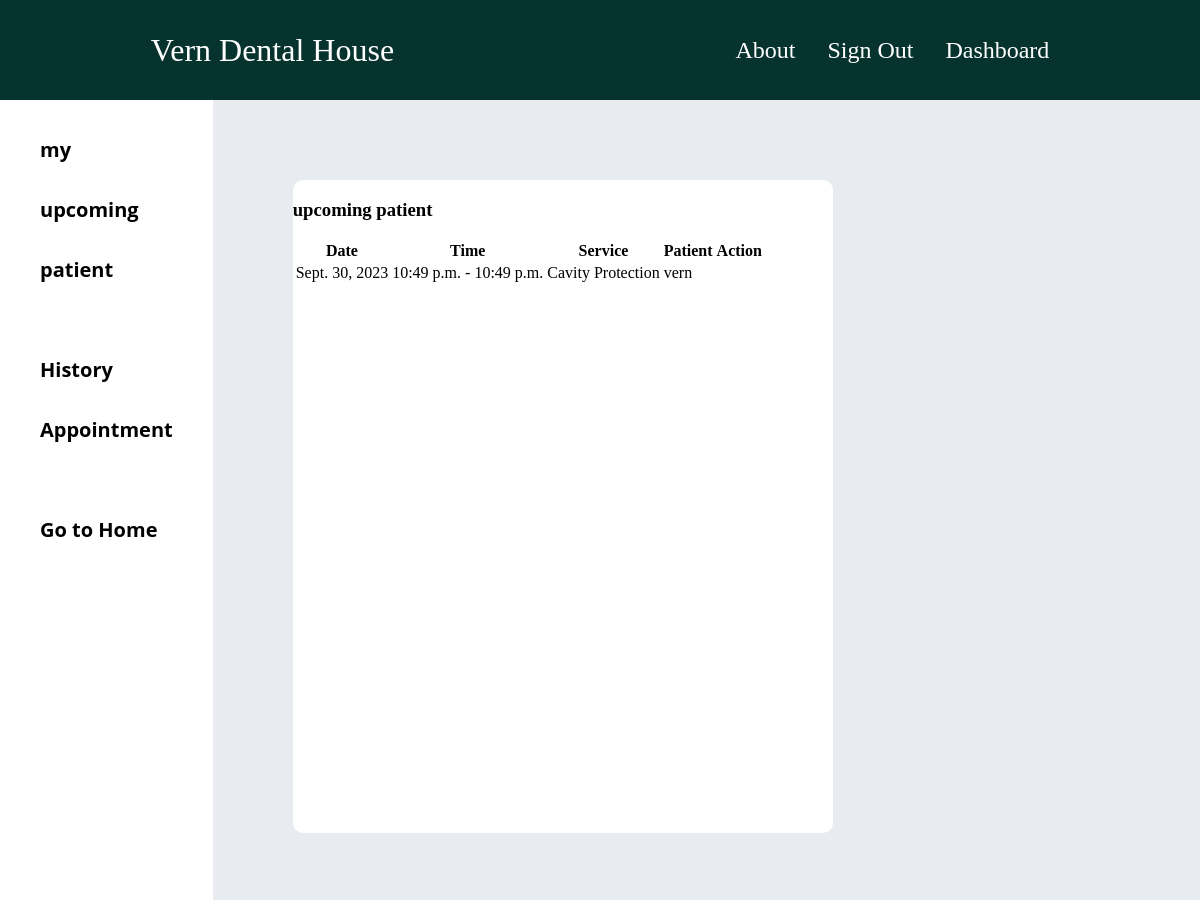
The page /userDoctorAppointment/ (signed in) on the database its author committed.
### userDoctorOperation/models.py (models this page shows)
class Slot(models.Model):
    doctor = models.ForeignKey(Doctor, on_delete=models.CASCADE)
    date = models.DateField()
    startTime = models.TimeField()
    endTime = models.TimeField()
    isBooked = models.BooleanField(default=False)
    patient = models.ForeignKey(get_user_model(), on_delete=models.SET_NULL, null=True, blank=True)
    def __str__(self):
        return f"Slot for {self.doctor} on {self.date} from {self.startTime} to {self.endTime}"

class Doctor(models.Model):
    user = models.OneToOneField(User, on_delete=models.CASCADE)
    specialties = models.ManyToManyField(DentalService, related_name='specialties')
    def __str__(self):
        return self.user.username

### base/models.py (models this page shows)
class DentalService(models.Model):
    name = models.CharField(max_length=100)
    image=models.ImageField(upload_to='services/images')
    def __str__(self):
        return self.name

### dashboard/views.py (the view)
# urls.py: path('userDoctorAppointment/',userDoctorAppointment,name='userDoctorAppointment'),
def userDoctorAppointment(request):
    page = 'userDoctorAppointment'
    user = request.user
    if user.userprofile.userType == 'doctor':
        appointments = Slot.objects.filter(doctor=user.doctor, isBooked=True)
        print(appointments)
    else:
        appointments = Slot.objects.filter(patient=user, isBooked=True)
    return render(
        request,
        'dashboard/appointment.html',
        {'appointments': appointments, 'page': userDoctorAppointment}
    )

### dashboard/templates/dashboard/appointment.html (shortened to what this page needs)
{% extends "index.html" %}
{% block content %}
<section class="dashboard">
    {% if user.userprofile.userType == 'doctor' %}
    {% include "dashboard/doctor-dashboard-nav.html" %}
    {% else %}
    {% include "dashboard/normal-dashboard-nav.html" %}
    {% endif %}
    <div class="dashboard-room">
        {% if user.userprofile.userType == 'doctor' %}
        <h3>upcoming patient</h3>
        {% else %}
        <h3>My Appointment</h3>
        {% endif %}
        <table class="appointments-table">
            <thead>
                <tr>
                    <th>Date</th>
                    <th>Time</th>
                    <th>Service</th>
                    <th>{% if user.userprofile.userType == 'doctor' %}Patient{% else %}Doctor{% endif %}</th>
                    <th>Action</th>
                </tr>
            </thead>
            <tbody>
                {% for appointment in appointments %}
                <tr>
                    <td>{{ appointment.date }}</td>
                    <td>{{ appointment.startTime }} - {{ appointment.endTime }}</td>
                    <td>{{ appointment.doctor.specialties.first }}</td>
                    <td>{% if user.userprofile.userType == 'doctor' %}{{ appointment.patient }}{% else %}{{ appointment.doctor.user.username }}{% endif %}</td>
                    <td>
                        {% if user.userprofile.userType == 'doctor' %}
                        <a href="{% url 'cancelAppointment' appointment.id %}">Cancel</a>
                        {% endif %}
                    </td>
                </tr>
                {% endfor %}
            </tbody>
        </table>
    </div>
</section>
{% endblock content %}

### static/css/main.css (style rules this page uses)
body { margin: 0; padding: 0; }
a { color: white; text-decoration: none; text-decoration-color: white; }
.dashboard { display: grid; grid-template-columns: 1fr 5fr; grid-row-gap: 10px; background-color: #e8ecf0; height: 100vh; }
.dashboard-room { width: 540px; height: 653px; border-radius: 10px; margin: 80px; background: #FFF; }

### rows shown on the page
Slot: date "Sept. 30, 2023", startTime "10:49 p.m.", endTime "10:49 p.m.", doctor.specialties.first "Cavity Protection", patient "vern"
